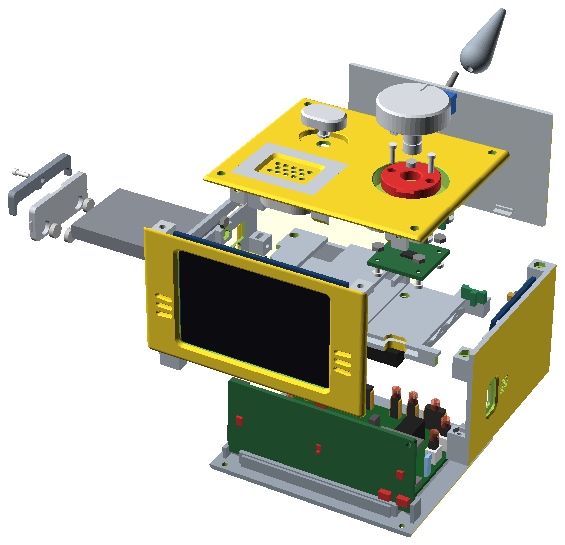
#> input picture hardware/_manual_img/c_explode.png, 565 x 545 px, given in place of st_hub.png, which was not available
$ python _asm_manual.py _manual_img/c_explode.png
#> lines starting #> are read from the running program, lines starting #| are printed output that depends on the picture; after the words box and inside, x2 and y2 are one past the last pixel; in counts of white or black regions, pixels touching at a corner belong together; pictures that were not available may be replaced by others from this repository, and a replacement may not be noted
# -*- coding: utf-8 -*-
# 組み立てマニュアル（hardware/assembly_v3.html）を case_v3.scad から作り直す道具。
#
#   python hardware/_asm_manual.py            挿絵を出し直して HTML を書く
#   python hardware/_asm_manual.py --no-render 挿絵はそのままで HTML だけ書き直す
#
# 手順は 1 か所（下の STEPS）にしか無い。数字の出どころは docs/CASE-V3.md。
# 挿絵は openscad の --render を PNG にして、背景の一色を縁から塗りつぶして透過にし、
# 全部を同じ枠で切って倍率を揃えている（段を並べたときに大きさが飛ばないように）。
import base64, math, os, subprocess, sys
from collections import deque

HERE = os.path.dirname(os.path.abspath(__file__))
IMGDIR = os.path.join(HERE, '_manual_img')
OUT = os.path.join(HERE, 'assembly_v3.html')
OPENSCAD = os.environ.get('OPENSCAD', r'C:\Program Files\OpenSCAD (Nightly)\openscad.exe')

# 同じカメラで撮る 8 枚（倍率を揃える）と、全体図 2 枚（それぞれ viewall）
CAM = ['--projection=p', '--camera=43,36,25,60,0,30,360', '--imgsize=1100,850']
SEQ = ['st_hub', 'st_manaita0', 'st_manaita', 'st_top', 'st_sideb', 'st_9', 'st_12', 'st_all']
WIDE = [('explode', 'case_v3.scad', 'part'), ('wires', 'case_v3.scad', 'part')]


def render():
    os.makedirs(IMGDIR, exist_ok=True)
    for st in SEQ:
        subprocess.run([OPENSCAD, '--backend=manifold', '--render'] + CAM +
                       ['-o', os.path.join(IMGDIR, st + '.png'), '-D', 'ST="%s"' % st,
                        os.path.join(HERE, '_asm_sim.scad')],
                       check=True, capture_output=True)
#> (the call stopped at in render, `subprocess.run([OPENSCAD, '--backend=manifold', '--render'] + CAM + ['..`: subprocess is not available in this run)
    for name, scad, var in WIDE:
        subprocess.run([OPENSCAD, '--backend=manifold', '--render', '--projection=p',
                        '--autocenter', '--viewall', '--camera=0,0,0,60,0,30,0',
                        '--imgsize=1100,900', '-o', os.path.join(IMGDIR, name + '.png'),
                        '-D', '%s="%s"' % (var, name), os.path.join(HERE, scad)],
                       check=True, capture_output=True)


def _alpha(path):
    """背景（角の色と同じで、縁から繋がっている画素）だけを透明にする。
       模型の中にも同じ色があるので、色の一致ではなく縁からの塗りつぶしで判定する。"""
#> called with path = 'hardware/_manual_img/st_hub.png'
    import numpy as np
    from PIL import Image
    im = Image.open(path).convert('RGB')
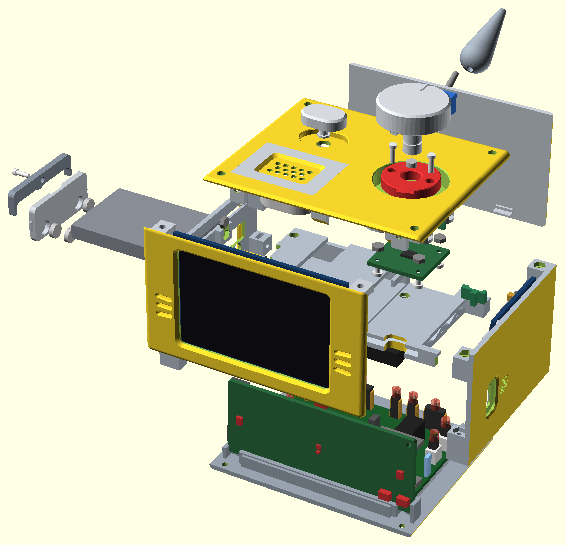
#> im: PIL image 565x545 RGB; mean R, G, B 200.9, 200.5, 168
    a = np.asarray(im).astype(np.int16)
    near = (np.abs(a - a[0, 0]).sum(2) < 24)
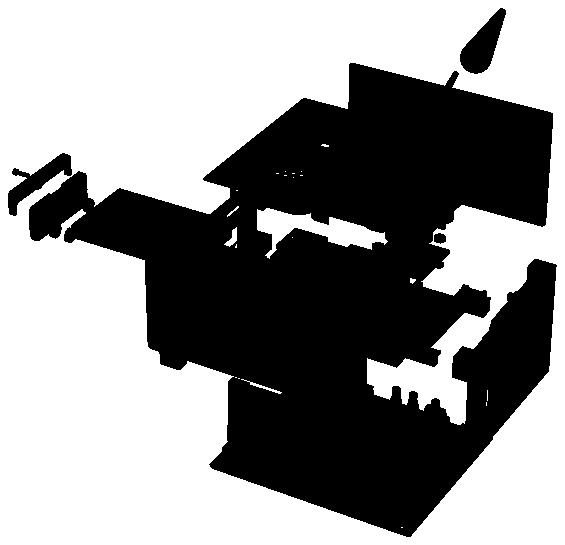
#> near: shape (545, 565) bool; 57.5% white; 4 black regions, box (x1, y1, x2, y2) and area: (29, 63, 557, 537) 127898, (460, 8, 506, 74) 1509, (8, 153, 72, 216) 1337, (434, 233, 446, 244) 104
    h, w = near.shape
    seen = np.zeros((h, w), bool)
    q = deque()
    for x in range(w):
        for y in (0, h - 1):
            if near[y, x] and not seen[y, x]:
                seen[y, x] = True
                q.append((y, x))
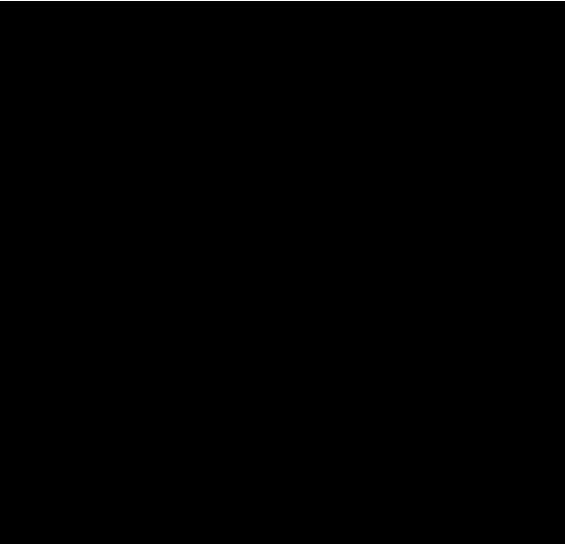
#> seen: shape (545, 565) bool; 0.37% white in thin lines or dots
    for y in range(h):
        for x in (0, w - 1):
            if near[y, x] and not seen[y, x]:
                seen[y, x] = True
                q.append((y, x))
#> seen: shape (545, 565) bool; 0.72% white in thin lines or dots
#> (the rest of the program and of its run is left out)
